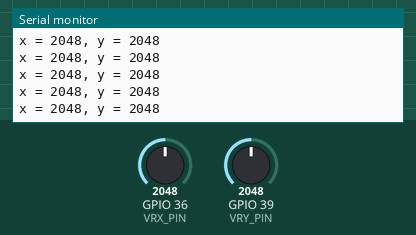
This sketch was run on a simulated ESP32. On the bench: the last lines printed to the serial monitor. The test bench sets the inputs (shaded band); at power-on: GPIO 36 (VRX_PIN) = 2048, GPIO 39 (VRY_PIN) = 2048.

Above: at 1.2 s.
1.3 s: GPIO 36 (VRX_PIN) set to 2866
At 1.56 s:
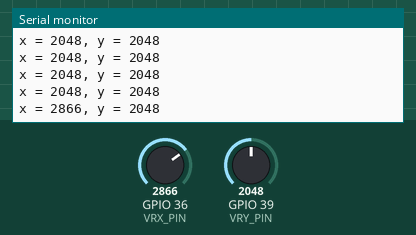
2.8 s: GPIO 39 (VRY_PIN) set to 2866
At 2.96 s:
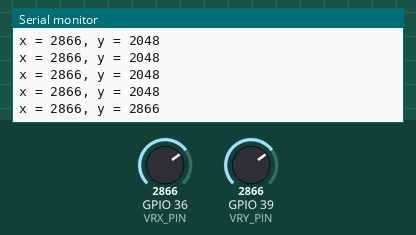
4.3 s: GPIO 36 (VRX_PIN) set to 3603
At 4.36 s:
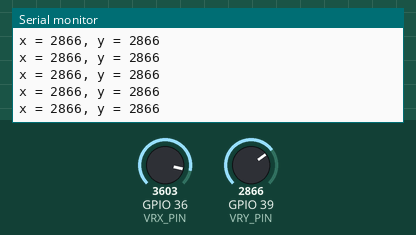
5.8 s: GPIO 39 (VRY_PIN) set to 3603
At 5.97 s:
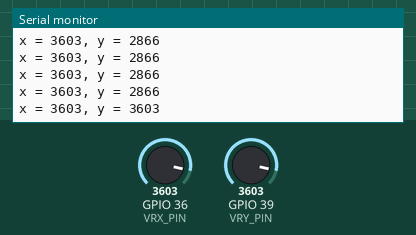
Timing chart, 0 to 8.3 s (numbered marks = the images above; inputs shaded):
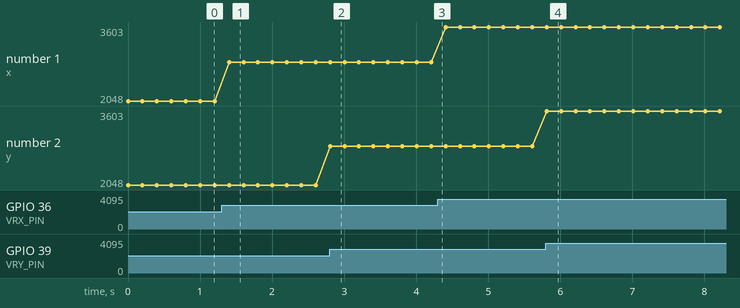

The sketch:

joystick_valueprint.ino
```cpp
#define VRX_PIN  36 // ESP32 pin GPIO36 (ADC0) connected to VRX pin
#define VRY_PIN  39 // ESP32 pin GPIO39 (ADC0) connected to VRY pin

void setup() {
  Serial.begin(9600) ;
}

void loop() {
  // read X and Y analog values
  int valueX = 0; // to store the X-axis value
  int valueY = 0; // to store the Y-axis value
  valueX = analogRead(VRX_PIN);
  valueY = analogRead(VRY_PIN);

  // print data to Serial Monitor on Arduino IDE
  Serial.print("x = ");
  Serial.print(valueX);
  Serial.print(", y = ");
  Serial.println(valueY);
  delay(200);
}
```

Measured:
- after the input at 1.3 s, the serial monitor: prints a new line after 0.10 s (image 1)
- after the input at 2.8 s, the serial monitor: prints a new line at once (image 2)
- after the input at 5.8 s, the serial monitor: prints a new line at once (image 4)
- plotted number 1: 2048 → 2866 after the input at 1.3 s, 2866 → 3603 after the input at 4.3 s
